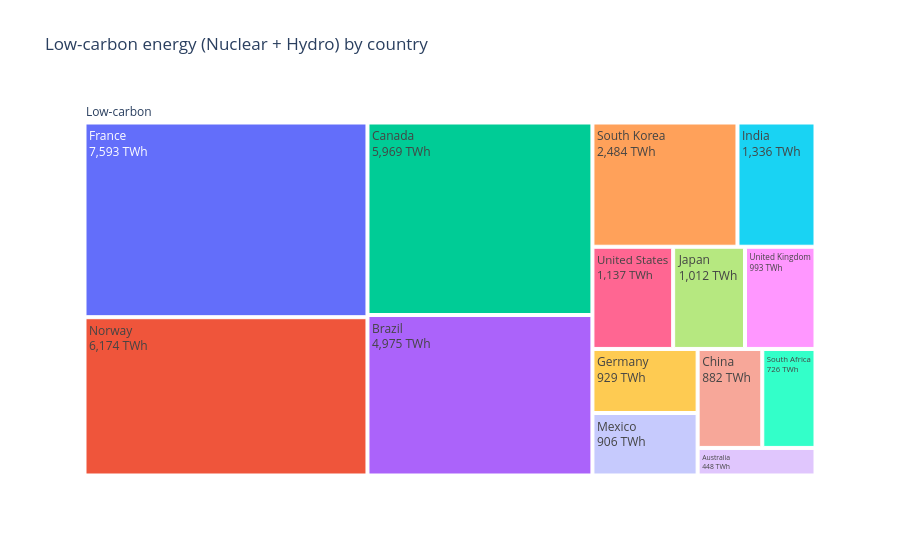
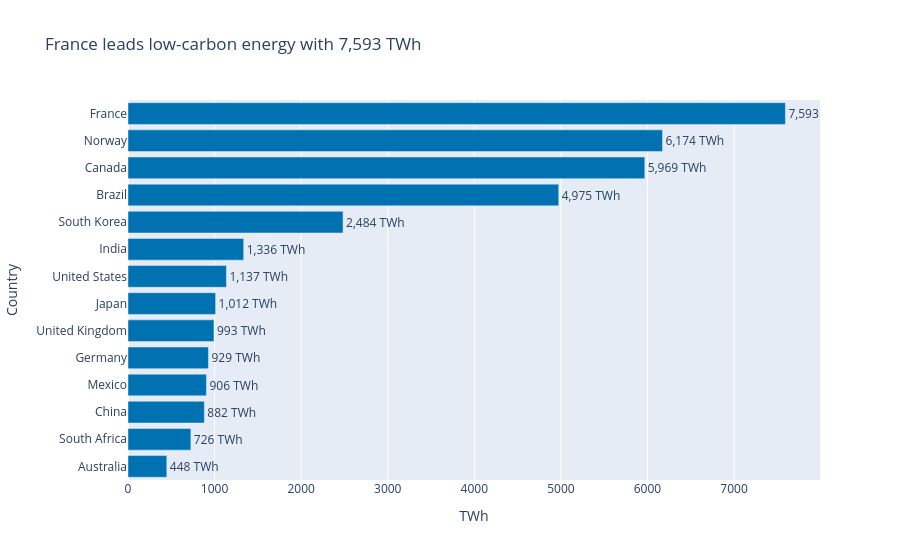

Notebook code cell kept with these figures, in order:
### Markdown cell above
## Task 2 — Treemap vs bar: low-carbon energy by country

**What to build:** Build **both** a treemap and a horizontal bar chart showing total low-carbon TWh (Nuclear + Hydro) per country. Then answer the question in a markdown cell below.

**Requirements:**
- Filter to `Source_Type == 'Low-carbon'` and aggregate TWh by country
- Treemap: single-level `path=['All', 'Country']` with a dummy root node labelled `'Low-carbon'`
- Bar chart: sorted by TWh, horizontal orientation, CVD-safe colour
- Both charts show TWh values, not percentages
- Insight title on the bar chart naming the leading country

### Code cell
# Task 2 - charts
df_low = df.loc[df['Source_Type'] == 'Low-carbon'].groupby('Country', as_index=False)['TWh'].sum()
df_low['All'] = 'Low-carbon'
df_low = df_low.sort_values('TWh')

# treemap
fig2a = px.treemap(df_low, path=['All', 'Country'], values='TWh', title='Low-carbon energy (Nuclear + Hydro) by country')
fig2a.update_traces(texttemplate='%{label}<br>%{value:,.0f} TWh')
fig2a.show()

# bar chart, sorted ascending so the biggest ends up on top
top = df_low.iloc[-1]
fig2b = px.bar(df_low, x='TWh', y='Country', orientation='h', text='TWh',
               color_discrete_sequence=['#0072B2'],
               title=f"{top['Country']} leads low-carbon energy with {top['TWh']:,.0f} TWh")
fig2b.update_traces(texttemplate='%{text:,.0f} TWh', textposition='outside')
fig2b.show()

### Figure 1 — Plotly figure (JSON) as saved in the notebook; plotly's stock layout.template omitted (floating-point values rounded to 4 significant figures)
{"data": [{"branchvalues": "total", "domain": {"x": [0, 1], "y": [0, 1]}, "hovertemplate": "labels=%{label}<br>TWh=%{value}<br>parent=%{parent}<br>id=%{id}<extra></extra>", "ids": ["Low-carbon/Australia", "Low-carbon/Brazil", "Low-carbon/Canada", "Low-carbon/China", "Low-carbon/France", "Low-carbon/Germany", "Low-carbon/India", "Low-carbon/Japan", "Low-carbon/Mexico", "Low-carbon/Norway", "Low-carbon/South Africa", "Low-carbon/South Korea", "Low-carbon/United Kingdom", "Low-carbon/United States", "Low-carbon"], "labels": ["Australia", "Brazil", "Canada", "China", "France", "Germany", "India", "Japan", "Mexico", "Norway", "South Africa", "South Korea", "United Kingdom", "United States", "Low-carbon"], "name": "", "parents": ["Low-carbon", "Low-carbon", "Low-carbon", "Low-carbon", "Low-carbon", "Low-carbon", "Low-carbon", "Low-carbon", "Low-carbon", "Low-carbon", "Low-carbon", "Low-carbon", "Low-carbon", "Low-carbon", ""], "texttemplate": "%{label}<br>%{value:,.0f} TWh", "type": "treemap", "values": [448, 4975, 5969, 882, 7593, 929, 1336, 1012, 906, 6174, 726, 2484, 993, 1137, 35564]}], "layout": {"legend": {"tracegroupgap": 0}, "title": {"text": "Low-carbon energy (Nuclear + Hydro) by country"}}}

### Figure 2 — Plotly figure (JSON) as saved in the notebook; plotly's stock layout.template omitted (floating-point values rounded to 4 significant figures)
{"data": [{"alignmentgroup": "True", "hovertemplate": "TWh=%{text}<br>Country=%{y}<extra></extra>", "legendgroup": "", "marker": {"color": "#0072B2", "pattern": {"shape": ""}}, "name": "", "offsetgroup": "", "orientation": "h", "showlegend": false, "text": [448, 726, 882, 906, 929, 993, 1012, 1137, 1336, 2484, 4975, 5969, 6174, 7593], "textposition": "outside", "texttemplate": "%{text:,.0f} TWh", "type": "bar", "x": [448, 726, 882, 906, 929, 993, 1012, 1137, 1336, 2484, 4975, 5969, 6174, 7593], "xaxis": "x", "y": ["Australia", "South Africa", "China", "Mexico", "Germany", "United Kingdom", "Japan", "United States", "India", "South Korea", "Brazil", "Canada", "Norway", "France"], "yaxis": "y"}], "layout": {"barmode": "relative", "legend": {"tracegroupgap": 0}, "title": {"text": "France leads low-carbon energy with 7,593 TWh"}, "xaxis": {"anchor": "y", "domain": [0, 1], "title": {"text": "TWh"}}, "yaxis": {"anchor": "x", "domain": [0, 1], "title": {"text": "Country"}}}}
